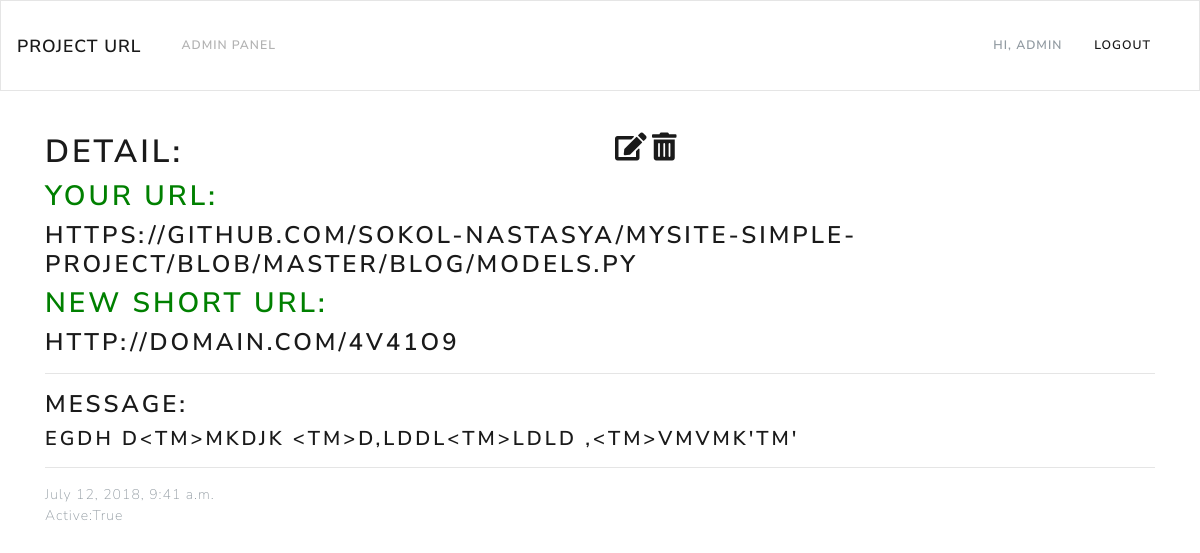
The app's page /adminPanel/details/25/ (signed in) with its own data.
### mainApp/models.py (models this page shows, shortened)
class Urls(models.Model):
	url = models.CharField(max_length = 220)
	short_link = models.SlugField(max_length = 6, unique = True, blank = True)
	text = models.TextField(null = True, blank = True, default = 'Text')
	date = models.DateTimeField(auto_now_add = True, blank = True, null = True)
	active = models.BooleanField(default = True)
	count = models.IntegerField(default = 0)
	def get_short_url(self):
		return "http://domain.com/{short_link}".format(short_link = self.short_link)
	def get_symb(self):
		return '<TM>'.join(self.text[i:i+6] for i in range(0, len(self.text), 6))

### adminPanel/views.py (the view)
# urls.py: url(r'^details/(?P<pk>\d+)/$', views.details, name = 'details'),
def details(request, pk):
	obj = Urls.objects.get(id=pk)
	context = {'obj':obj}
	return render(request, 'adminPanel/details.html', context)

### adminPanel/templates/adminPanel/details.html
{% extends 'mainApp/base.html' %}
{% block main %}
<br><br>
	<div class="container">
		<div class="row">
			<div class="col lg-4">
				<h1>Detail:</h1>
			</div>
			<div class="col lg-8">
				<a href="{% url 'adminPanel:editUrl' obj.id %}">
					<i class="fas fa-edit" style="font-size: 2em;"></i>
				</a>
				<a href="{% url 'adminPanel:delete_object' obj.id %}">
					<i class="fas fa-trash-alt" style="font-size: 2em"></i>
				</a>
			</div>
		</div>
		<h2 style="color: green;">Your url:</h2> <h3>{{ obj.url }}</h3>
		<h2 style="color: green;">New short url:</h2> <h3>{{ obj.get_short_url }}</h3>
		<hr>
		<h3>Message:</h3>
		<h4>{{ obj.get_symb|add:"'TM'" }}</h4>
		<hr>
		<data>{{ obj.date }}</data>
		<p>Active:{{ obj.active }}</p>
	</div>
{% endblock %}

### mainApp/templates/mainApp/base.html (shortened to what this page needs)
<!DOCTYPE html>
<html>
<head>
	{% load staticfiles %}
	<link rel="stylesheet" type="text/css" href="{% static 'css/bootstrap.css' %}">
	<link rel="stylesheet" href="https://use.fontawesome.com/releases/v5.1.0/css/all.css">
</head>
<body>
	<nav class="navbar navbar-expand-lg navbar-light bg-light">
		<a class="navbar-brand" href="/">Project URL</a>
		<div class="collapse navbar-collapse" id="navbarColor03">
			<ul class="navbar-nav mr-auto">
				<li class="nav-item">
					<a class="nav-link" href="{% url 'adminPanel:adminPanel' %}">Admin Panel</a>
				</li>
			</ul>
			<ul class="navbar-nav responsive-menu">
				{% if request.user.is_authenticated %}
					<li class="nav-item">Hi, {{ request.user.username }}</li>
					<li class="nav-item">
						<a href="account/logout">Logout</a>
					</li>
				{% else %}
					<li class="nav-item">
						<a href="account/login">Login</a>
					</li>
				{% endif %}
			</ul>
		</div>
	</nav>
	{% block main %}
	{% endblock %}
</body>
</html>

### records on screen
Urls: url "HTTPS://GITHUB.COM/SOKOL-NASTASYA/MYSITE-SIMPLE-PROJECT/BLOB/MASTER/BLOG/MODELS.PY", get_short_url "HTTP://DOMAIN.COM/4V41O9", get_symb|add "EGDH D<TM>MKDJK <TM>D,LDDL<TM>LDLD ,<TM>VMVMK'TM'", date "July 12, 2018, 9:41 a.m.", active "True"

### other values on screen
{{ request.user.username }} "ADMIN"
